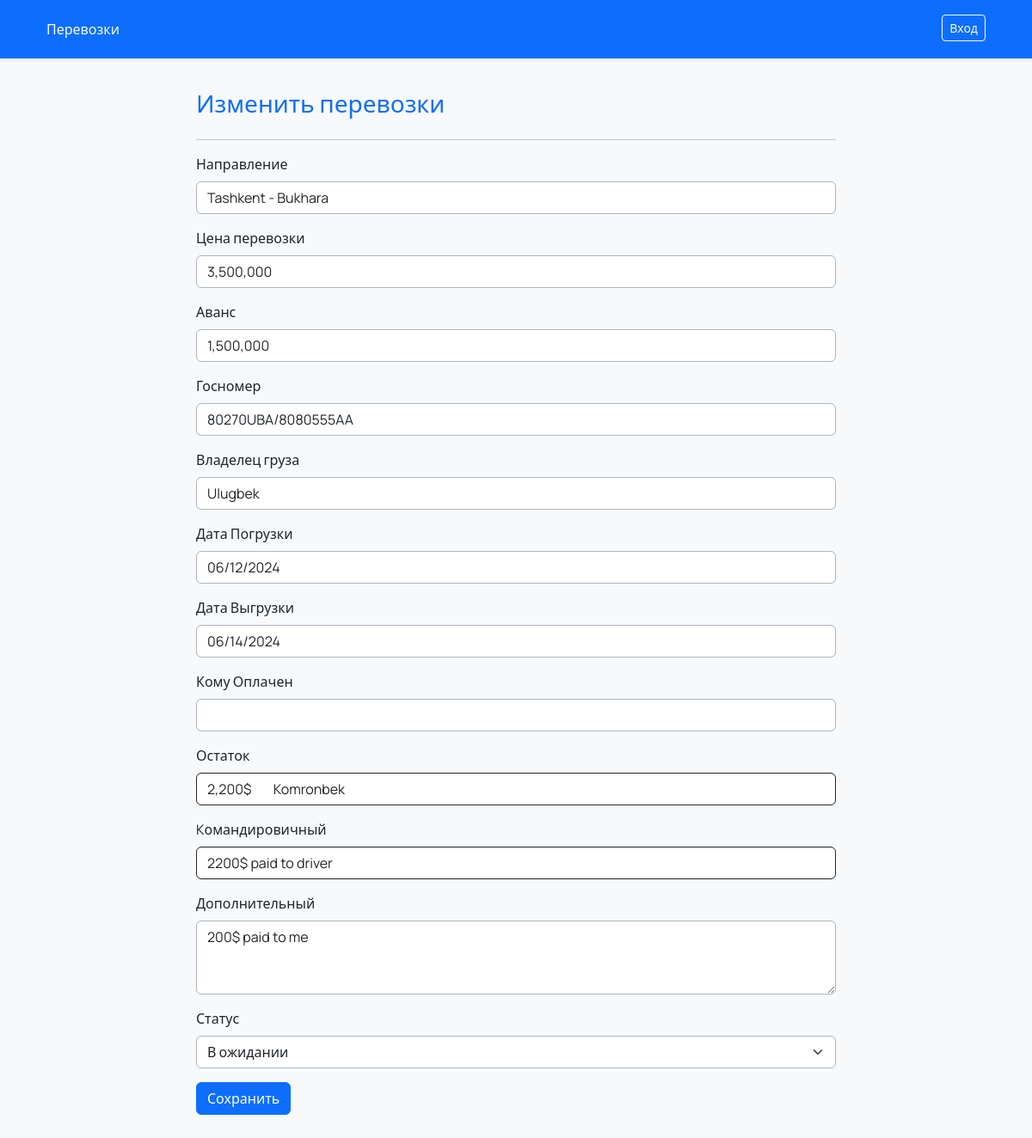
/transportation/8/update/, run on the app's committed database.
### transportation/models.py (models this page shows, shortened)
class Transportation(models.Model):
    class StatusColors(models.TextChoices):
        PENDING = 'warning', 'В ожидании'
        COMPLETED = 'success', 'Выполнено'
        CANCELED = 'danger', 'Отменено'
    operator = models.ForeignKey('auth.User', on_delete=models.CASCADE, related_name='transportations', verbose_name='Оператор')
    route = models.CharField(max_length=255, verbose_name='Направление', null=True, blank=True)
    transport_price = models.CharField(max_length=50, verbose_name='Цена перевозки', null=True, blank=True)
    advance_payment = models.CharField(max_length=255, blank=True, null=True, verbose_name='Аванс')
    license_plate = models.CharField(max_length=50, null=True, blank=True, verbose_name='Госномер')  # Vehicle license plate
    cargo_owner = models.CharField(max_length=255, null=True, blank=True, verbose_name='Владелец груза')  # Cargo owner name
    loading_date = models.DateField(verbose_name='Дата Погрузки', null=True, blank=True,)  # Loading date
    unloading_date = models.DateField(verbose_name='Дата Выгрузки', null=True, blank=True)  # Unloading date
    paid_to = models.CharField(max_length=255, blank=True, null=True, verbose_name='Кому Оплачен')  # Remaining payment amount
    remaining_amount = models.CharField(max_length=255, blank=True, null=True, verbose_name='Остаток')
    business_trip = models.TextField(blank=True, null=True, verbose_name='Kомандировичный')
    additional = models.TextField(blank=True, null=True, verbose_name='Дополнительный')
    status = models.CharField(max_length=7, choices=StatusColors, verbose_name='Статус', default='warning')
    created = models.DateField(auto_now_add=True)
    class Meta:
        db_table = 'transportation'
        verbose_name = 'Transportation'
        verbose_name_plural = 'Transportations'

### transportation/views.py (the view, shortened to what this page needs)
# urls.py: path('transportation/<int:pk>/update/', TransportationUpdateView.as_view(), name='transportation-update'),
class TransportationUpdateView(TemplateView, LoginRequiredMixin):
    template_name = 'transportation-update.html'
    login_url = 'login'
    def get(self, request, pk, *args, **kwargs):
        transportation = Transportation.objects.get(id=pk)
        context = self.get_context_data(**kwargs)
        if request.user.is_staff:
            context['form'] = TransportationAdminUpdateForm(instance=transportation)
        else:
            context['form'] = TransportationUpdateForm(instance=transportation)
        context['transportation'] = transportation
        return render(request, self.template_name, context=context)

### templates/transportation-update.html (shortened to what this page needs)
{% extends 'base.html' %}
{% load crispy_forms_tags %}
{% block content %}
    <div class="col-md-8 m-auto">
        <h2 class="mb-4 mt-2 fs-3 fw-normal text-primary">Изменить перевозки</h2>
        <hr>
        <form method="post">
            {{ form|crispy }}
            <button type="submit" class="btn btn-primary">Сохранить</button>
        </form>
    </div>
{% endblock %}

### templates/base.html (shortened to what this page needs)
<!doctype html>
<html lang="ru">
    <head>
        <link href="https://cdn.jsdelivr.net/npm/bootstrap@5.3.3/dist/css/bootstrap.min.css" rel="stylesheet">
        <link rel="stylesheet" href="https://cdn.jsdelivr.net/npm/bootstrap-icons@1.11.3/font/bootstrap-icons.min.css">
    </head>
    <body style="font-family: Manrope, system-ui;" class="bg-light">
        <nav class="navbar navbar-dark bg-primary fixed-top navbar-expand-lg shadow-sm fs-5">
            <div class="container-sm py-2">
                <div class="row w-100">
            <div class="col-auto">
                <a  class="btn btn-outline-light border-0" href="{% url 'transportation-list' %}">Перевозки</a>
            </div>
                    <div class="col text-end pe-0">
                        {% if request.user.is_authenticated %}
                            <div class="btn-group" role="group" aria-label="Basic example">
                            <span class="btn btn-sm btn-outline-light fw-bolder"> {{ request.user.first_name }}</span>
                                {% if request.user.is_staff %}
                                    <span class="me-5 btn btn-sm btn-light">
                                        Админ
                                    </span>
                                   {% else %}
                                     <span class="me-5 btn btn-sm btn-light">
                                        Оператор
                                    </span>
                                {% endif %}
                            </span>
                            </div>
                            <a class="btn btn-sm btn-outline-light" href="{% url 'logout' %}"><i class="fa-solid fa-right-from-bracket"></i> Выход</a>
                        {% else %}
                            <a class="btn btn-sm btn-outline-light" href="{% url 'login' %}">Вход</a>
                        {% endif %}
                    </div>
                    </div>
            </div>
        </nav>
        <div class="container-sm py-5 mt-5">
            {% block content %}
            {% endblock %}
        </div>
    </body>
</html>

### data on the page
Transportation: route "Tashkent - Bukhara", transport_price "3,500,000", advance_payment "1,500,000", license_plate "80270UBA/8080555AA", cargo_owner "Ulugbek", loading_date "06/12/2024", unloading_date "06/14/2024", remaining_amount "2,200$ Komronbek", business_trip "2200$ paid to driver", additional "200$ paid to me", status "В ожидании"
